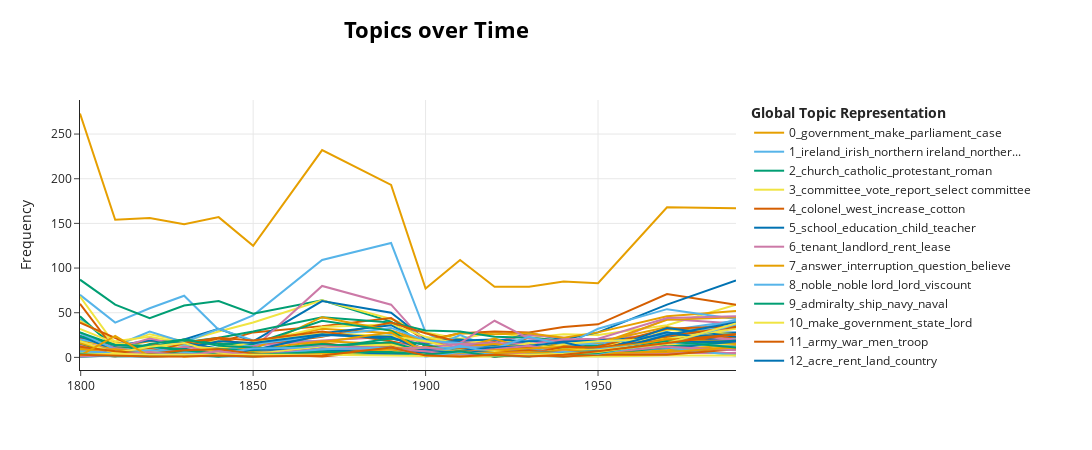

The code cell stored with this chart in its notebook:
### Code cell
#model.visualize_topics_over_time(topics_over_time, top_n_topics=5)
model.visualize_topics_over_time(topics_over_time)

fig = model.visualize_topics_over_time(topics_over_time, title='<b>Topics over Time</b>')
fig.write_image("../diagramOutput/topicsOverTime.png", engine="kaleido", scale=3, format='png')
fig.show()
